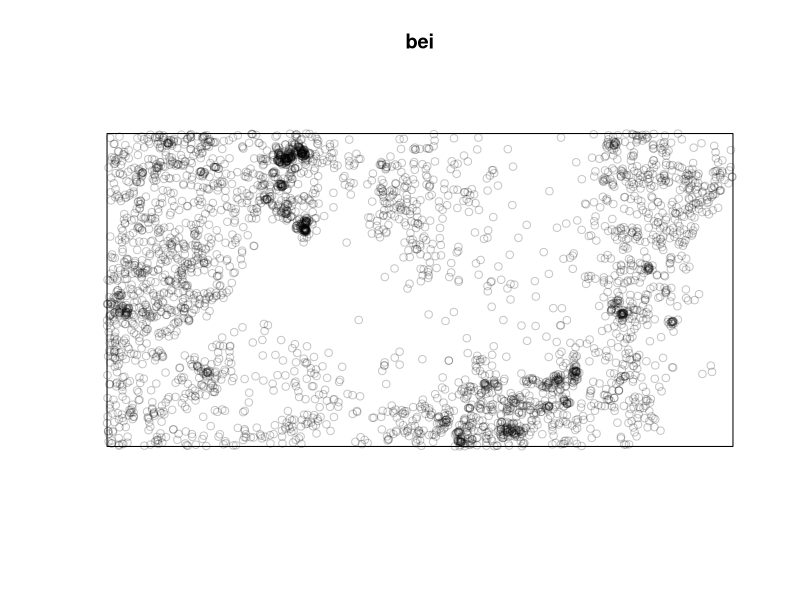
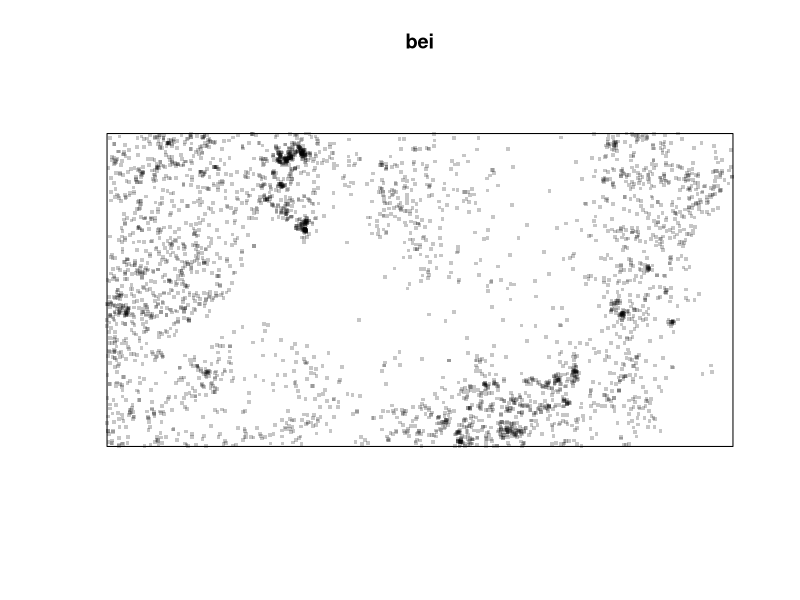
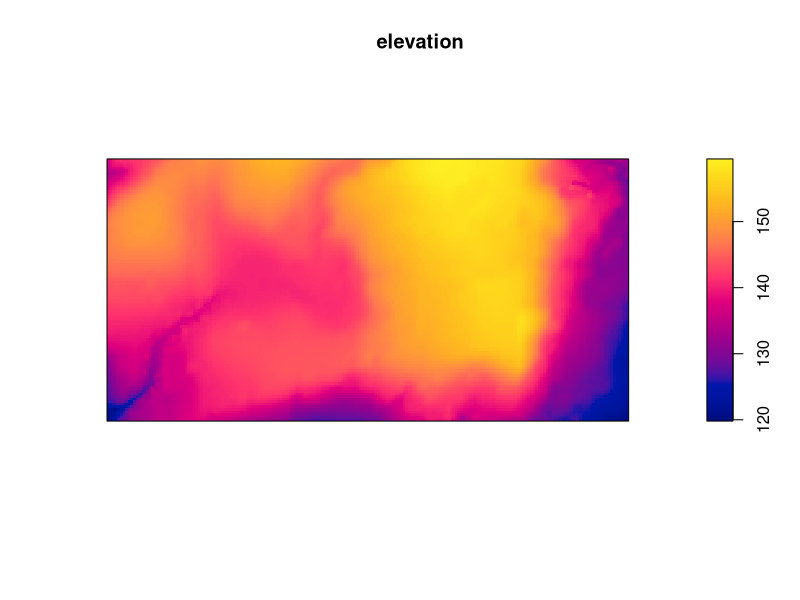
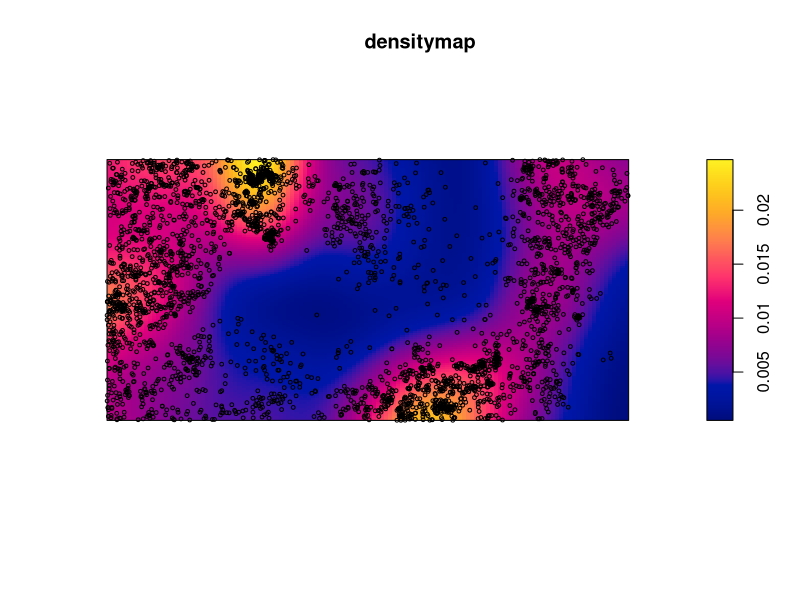
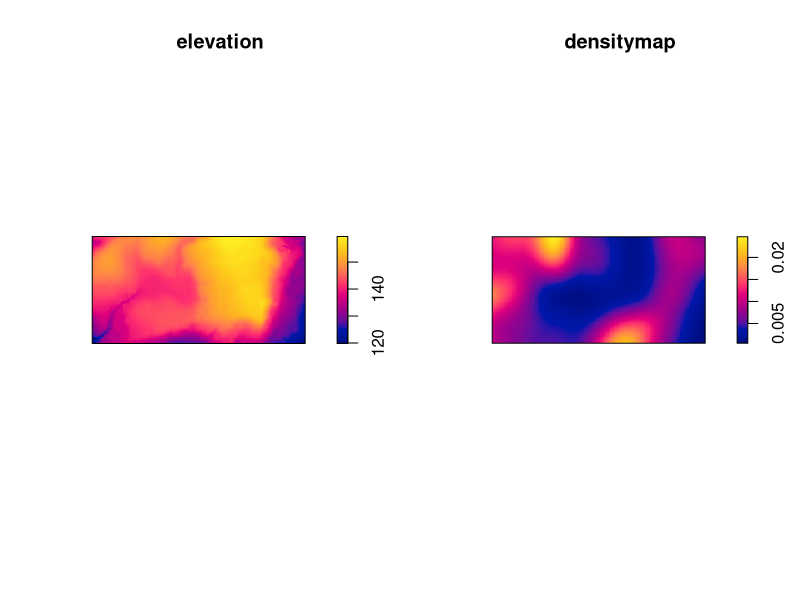
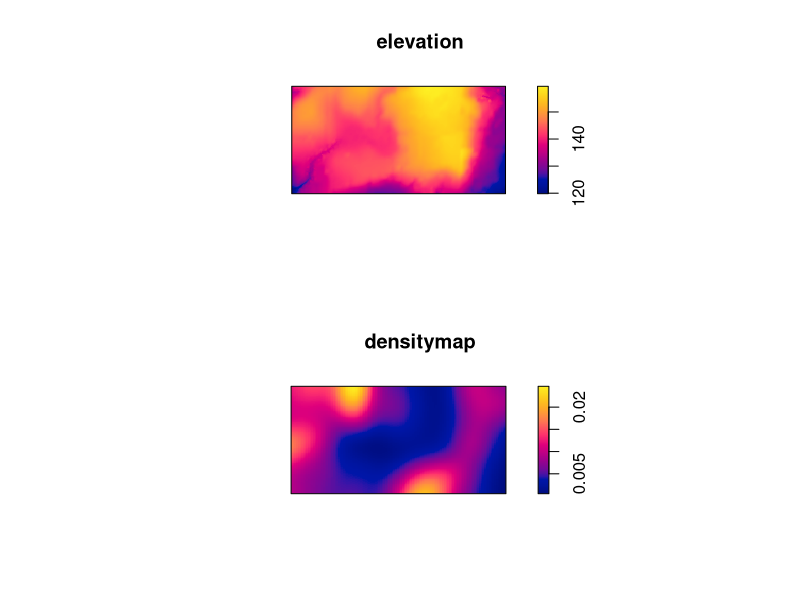
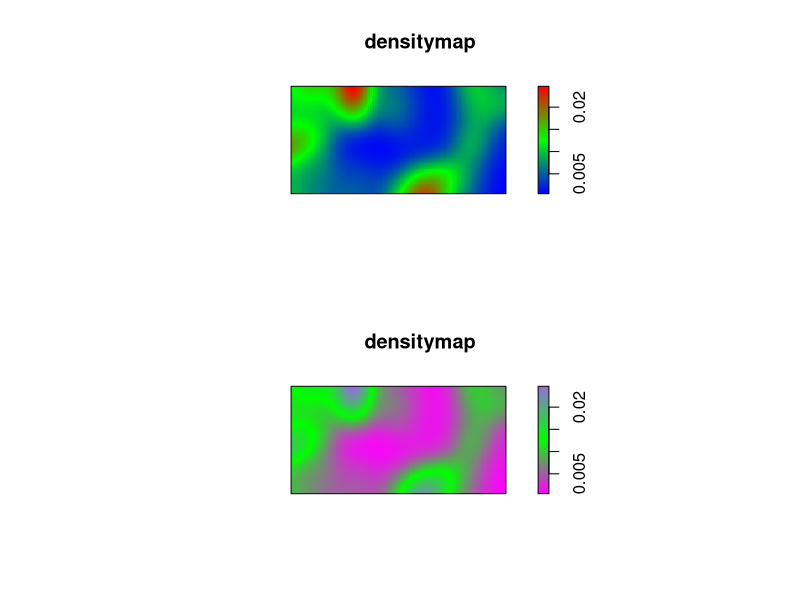
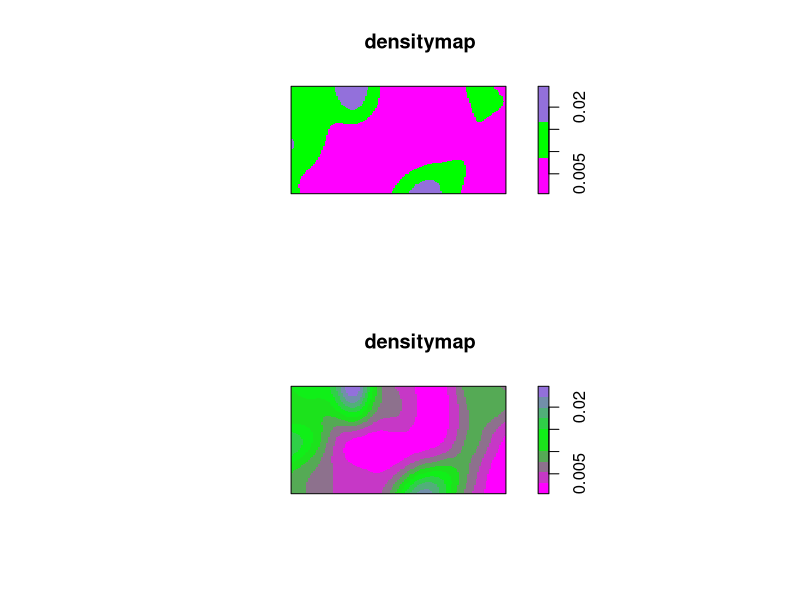

These figures' R source, in order:
# R code for pop density


# installing packages
# install.packages("spatstat")


# using the package(s)
library(spatstat)

# recall the data
bei

# looking at the points in space
plot (bei)

# changing the shape of points and dimentions
plot(bei, pch=15, cex=.5)

# drivers, anther dataset
bei.extra

#plot  variables
plot

# subsetting a dataset
# there are two diff methods to make the subset:
# first: name of the variable and the simbol $
# second: number of the layer and [] for tables, [[]] for map layers

#first
elevation <- bei.extra$elev
#output
elevation 
#plot
plot(elevation)

# second 
# subset by the number of the layer/variable : in this case no tables but we have map layers
elevation2 <- bei.extra[[1]]


# creating a density map
densitymap <-density(bei)

#plot the result
plot(densitymap)

# plotting points on tops of density map
points(bei, cex=.5)

# multiframe!
#creating multiframe
par(mfrow=c(1, 2))
#plot the two graph in the frame
plot(elevation)
plot(densitymap)

# put elevation map on top of density map
par(mfrow=c(2, 1))
plot(elevation)
plot(densitymap)

# change colors in our maps
cl <- colorRampPalette(c("blue", "green", "red"))

#plot density map and change its color thans to cl
plot(densitymap, col=cl)

# using others colors
cl <- colorRampPalette(c("magenta1", "green", "mediumpurple"))
plot(densitymap, col=cl)

# nuances
cl3 <- colorRampPalette(c("magenta1", "green", "mediumpurple"))(3)
plot(densitymap, col=cl3)

cl10 <- colorRampPalette(c("magenta1", "green", "mediumpurple"))(10)
plot(densitymap, col=cl10)

cl100 <- colorRampPalette(c("magenta1", "green", "mediumpurple"))(100)
plot(densitymap, col=cl100)

# exercise: make a multiframe with the map with 10 nuances on top of that with 100
par(mfrow=c(2, 1))
plot(densitymap, col=cl10)
plot(densitymap, col=cl100)







 
